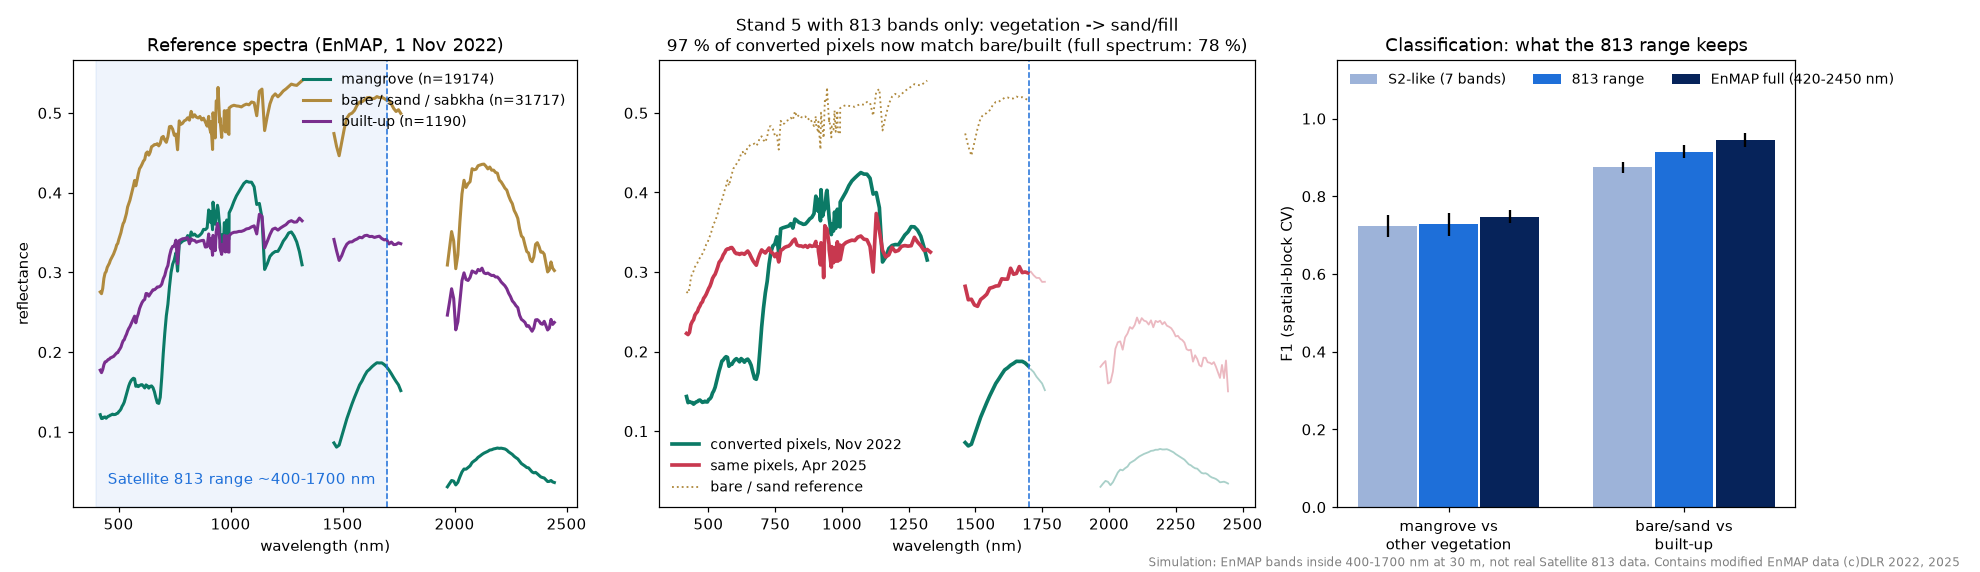

Here is the Python script that generated this plot:
"""Simulated Satellite 813: does our hyperspectral step still work with only the 813 spectral range?

Satellite 813 (planned, not available in the PoC): ~205 bands, ~400-1700 nm, ~5 nm sampling, 20 m. We simulate its SPECTRAL range by keeping
only the EnMAP bands inside 400-1700 nm (water-vapour window 1340-1460 nm removed, as for the full spectrum). What this is NOT:
  - not real 813 data (no 813 noise, calibration or band shapes);
  - not 813 spatial detail: the cube stays at EnMAP's 30 m (813 is 20 m), so the spatial side is conservative;
  - not finer spectral sampling: EnMAP samples ~6.5 nm (VNIR) / ~10 nm (SWIR), coarser than 813's ~5 nm.
Tests (same scenes, pixels and stand-5 groups as analysis/18):
  T1 monitor indices  : which bands the monitor needs, and whether they all sit inside the 813 range
  T2 fingerprint      : stand-5 converted vs persistent pixels, spectral-angle change 2022 -> 2025, and which reference class each pixel's 2025 spectrum is nearest to
  T3 area             : pixels that change from 'mangrove-like' (2022) to 'bare/built-like' (2025) by spectral-library matching, 813 range vs full spectrum
  T4 separability     : spatial-block-CV Random Forest F1, mangrove vs other vegetation AND bare (sand/sabkha) vs built-up, for S2-like bands / 813 range / full spectrum
Attribution: figures/tables derived from EnMAP must be marked "Contains modified EnMAP data (c)DLR 2022 / 2025".
Run from the repository root: python analysis/36_sat813_sim.py   -> analysis/36_sat813_sim.png, analysis/data/sat813_sim.json
"""
import json, numpy as np, rasterio
from rasterio.warp import reproject, Resampling
from rasterio.transform import Affine, rowcol
from sklearn.ensemble import RandomForestClassifier
from sklearn.model_selection import GroupKFold
from sklearn.metrics import f1_score
import matplotlib; matplotlib.use("Agg"); import matplotlib.pyplot as plt
import importlib.util
spec = importlib.util.spec_from_file_location("er", "analysis/17_enmap_reader.py"); er = importlib.util.module_from_spec(spec); spec.loader.exec_module(er)

R813 = (400, 1700)
rng = np.random.default_rng(9)
S = {}
for tag in ("e20221101", "e20250414"):
    sc = er.load_scene(tag); R = er.reflectance(sc); wl = sc["wl"]
    ok = er.good_band_mask(wl)
    S[tag] = dict(sc=sc, R=R, wl=wl, ok=ok, ok813=ok & (wl >= R813[0]) & (wl <= R813[1]), ind=er.indices(R, wl), frac=er.mangrove_fraction(sc), masks=er.stand_masks(sc))
    print(tag, "loaded:", ok.sum(), "usable bands,", S[tag]["ok813"].sum(), "inside 400-1700 nm", flush=True)
a, b = S["e20221101"], S["e20250414"]
OUT = {"bands_full": int(a["ok"].sum()), "bands_813": int(a["ok813"].sum())}

# ---------------- T1: does the monitor need anything outside 813's range? -----------------------------------------------------------------------
S2_RANGES = dict(B03=(543, 578), B04=(650, 680), B05=(698, 713), B08=(785, 900), B8A=(855, 875), B11=(1565, 1655), B12=(2100, 2280))
USED = {"NDVI": ("B08", "B04"), "NDRE (red edge)": ("B8A", "B05"), "NDMI (SWIR moisture)": ("B8A", "B11"), "MNDWI (wetness / tide)": ("B03", "B11")}
inside = {k: (lo >= R813[0] and hi <= R813[1]) for k, (lo, hi) in S2_RANGES.items()}
T1 = {idx: all(inside[bd] for bd in bands) for idx, bands in USED.items()}
OUT["T1_monitor_indices_inside_813"] = T1
OUT["T1_bands_outside_813"] = [k for k, v in inside.items() if not v]
print("\nT1 monitor indices inside 400-1700 nm:", T1, "| S2 bands outside:", OUT["T1_bands_outside_813"])

# ---------------- reference classes (WorldCover, pure pixels, 2022 grid) ------------------------------------------------------------------------
g = json.load(open("analysis/data/grid.json")); wc = np.load("analysis/data/worldcover_grid.npy"); src_tr = Affine(*g["transform"])
def class_frac(sc, classes):
    out = np.zeros((sc["H"], sc["W"]), "float32")
    reproject(np.isin(wc, classes).astype("float32"), out, src_transform=src_tr, src_crs=g["crs"], dst_transform=sc["transform"], dst_crs=sc["crs"], resampling=Resampling.average)
    return out
CLASSES = {"mangrove": [95], "other vegetation": [10, 20, 30, 40, 90], "bare / sand / sabkha": [60], "built-up": [50]}
R, wl = a["R"], a["wl"]
valid = np.isfinite(R[[int(np.argmin(abs(wl - x))) for x in (560, 665, 865, 1650)]]).all(axis=0)
CF = {k: class_frac(a["sc"], v) for k, v in CLASSES.items()}
PURE = {k: (cf >= 0.8) & valid for k, cf in CF.items()}
print("reference pixels:", {k: int(m.sum()) for k, m in PURE.items()})
REF = {k: np.nanmean(R[:, m], axis=1) for k, m in PURE.items()}           # reference spectra (2022 scene)


def sam(spec, ref, band_ok):
    """spectral angle (radians) between spectra [..., bands] and one reference spectrum, on the selected bands only."""
    x = spec[..., band_ok]; r = ref[band_ok]
    num = np.nansum(x * r, axis=-1); den = np.sqrt(np.nansum(x * x, axis=-1) * np.nansum(r * r)) + 1e-12
    return np.arccos(np.clip(num / den, -1, 1))


def nearest_class(spec, band_ok):
    names = list(REF); ang = np.stack([sam(spec, REF[k], band_ok) for k in names], -1)
    return np.array(names)[np.nanargmin(ang, axis=-1)]


# ---------------- T2 + T3: stand 5 two epochs ---------------------------------------------------------------------------------------------------
def to_grid(arr, src, dst):
    out = np.full((dst["sc"]["H"], dst["sc"]["W"]), np.nan, "float32")
    reproject(arr.astype("float32"), out, src_transform=src["sc"]["transform"], src_crs=src["sc"]["crs"], dst_transform=dst["sc"]["transform"], dst_crs=dst["sc"]["crs"],
              resampling=Resampling.nearest, src_nodata=np.nan, dst_nodata=np.nan)
    return out
m5 = a["masks"][5] & (a["frac"] >= 0.5)
v22 = a["ind"]["NDVI_s2"]; v25 = to_grid(b["ind"]["NDVI_s2"], b, a)
valid5 = m5 & np.isfinite(v22) & np.isfinite(v25)
converted = valid5 & (v22 >= 0.25) & (v25 < 0.15); persist = valid5 & (v22 >= 0.25) & (v25 >= 0.25)      # same groups as analysis/18


def spectra_2025(mask22):
    rr, cc = np.nonzero(mask22); xs, ys = rasterio.transform.xy(a["sc"]["transform"], rr, cc)
    r2, c2 = rowcol(b["sc"]["transform"], xs, ys); r2, c2 = np.array(r2), np.array(c2)
    okp = (r2 >= 0) & (r2 < b["sc"]["H"]) & (c2 >= 0) & (c2 < b["sc"]["W"])
    return R[:, rr[okp], cc[okp]].T, b["R"][:, r2[okp], c2[okp]].T          # [n, bands] 2022 and 2025


ok_full, ok_813 = a["ok"], a["ok813"]
T2 = {}
for gname, gm in (("converted", converted), ("persistent", persist)):
    s22, s25 = spectra_2025(gm)
    keep = np.isfinite(s22[:, ok_full]).mean(1) > .95
    keep &= np.isfinite(s25[:, ok_full]).mean(1) > .95
    s22, s25 = s22[keep], s25[keep]
    for bname, bo in (("full", ok_full), ("813", ok_813)):
        ang = np.array([sam(s25[i], s22[i], bo) for i in range(len(s22))])
        c25 = nearest_class(s25, bo); c22 = nearest_class(s22, bo)
        T2[f"{gname}_{bname}"] = dict(n=int(len(s22)), angle_change_deg=float(np.degrees(np.nanmedian(ang))),
                                      share_2022_mangrove=float(np.mean(c22 == "mangrove")),
                                      share_2025_bare_or_built=float(np.mean(np.isin(c25, ["bare / sand / sabkha", "built-up"]))))
    print(f"\nT2 stand 5, {gname} pixels (n={len(s22)}):")
    for bname in ("full", "813"):
        t = T2[f"{gname}_{bname}"]; print(f"   {bname:4s}: spectral-angle change median {t['angle_change_deg']:.1f} deg | 2022 nearest=mangrove {t['share_2022_mangrove']*100:.0f} % | 2025 nearest=bare/built {t['share_2025_bare_or_built']*100:.0f} %")
OUT["T2"] = T2

# T3: whole stand-5 outline, class change by spectral-library matching
rr, cc = np.nonzero(valid5); xs, ys = rasterio.transform.xy(a["sc"]["transform"], rr, cc)
r2, c2 = rowcol(b["sc"]["transform"], xs, ys); r2, c2 = np.array(r2), np.array(c2)
okp = (r2 >= 0) & (r2 < b["sc"]["H"]) & (c2 >= 0) & (c2 < b["sc"]["W"])
s22 = R[:, rr[okp], cc[okp]].T; s25 = b["R"][:, r2[okp], c2[okp]].T
keep = (np.isfinite(s22[:, ok_full]).mean(1) > .95) & (np.isfinite(s25[:, ok_full]).mean(1) > .95); s22, s25 = s22[keep], s25[keep]
T3 = {}
for bname, bo in (("full", ok_full), ("813", ok_813)):
    c22 = nearest_class(s22, bo); c25 = nearest_class(s25, bo)
    lost = (c22 == "mangrove") & np.isin(c25, ["bare / sand / sabkha", "built-up"])
    T3[bname] = dict(pixels=int(lost.sum()), ha=float(lost.sum() * 0.09)); T3[bname + "_labels"] = c25
agree = float(np.mean(T3["full_labels"] == T3["813_labels"]))
OUT["T3"] = {k: v for k, v in T3.items() if not k.endswith("_labels")}; OUT["T3"]["label_agreement_2025"] = agree
OUT["T3"]["ndvi_rule_converted_ha"] = float(converted.sum() * 0.09)
print(f"\nT3 stand 5 mangrove-like -> bare/built-like: full spectrum {T3['full']['ha']:.1f} ha | 813 range {T3['813']['ha']:.1f} ha | per-pixel 2025 label agreement {agree*100:.0f} % | (NDVI rule of analysis/18: {converted.sum()*0.09:.1f} ha)")

# ---------------- T4: separability (spatial-block CV) ---------------------------------------------------------------------------------------------
s2b = er.s2_like(R, wl)
def cv_f1(pos, neg, label):
    if pos.sum() < 100 or neg.sum() < 100: print(f"   {label}: too few pixels ({pos.sum()}, {neg.sum()})"); return None
    n = min(pos.sum(), neg.sum(), 2500); ip = rng.choice(np.flatnonzero(pos.ravel()), n, replace=False); ineg = rng.choice(np.flatnonzero(neg.ravel()), n, replace=False)
    idx = np.r_[ip, ineg]; y = np.r_[np.ones(n), np.zeros(n)]; rr, cc = np.divmod(idx, a["sc"]["W"]); gid = (rr // 25) * 1000 + (cc // 25)
    sets = {"S2-like (7 bands)": np.stack([v[rr, cc] for v in s2b.values()], 1),
            "S2-like inside 813 (6 bands, no B12)": np.stack([v[rr, cc] for k, v in s2b.items() if k != "B12"], 1),
            "813 range (EnMAP 400-1700 nm)": R[ok_813][:, rr, cc].T, "EnMAP full (420-2450 nm)": R[ok_full][:, rr, cc].T}
    rows_ok = np.ones(len(y), bool)
    for X in sets.values(): rows_ok &= np.isfinite(X).mean(1) >= 0.95
    res = {}
    for nm, X in sets.items():
        X = X[rows_ok]; X = np.where(np.isfinite(X), X, np.nanmedian(X, axis=0)[None, :]); yy, gg = y[rows_ok], gid[rows_ok]; f1 = []
        for trn, tst in GroupKFold(5).split(X, yy, gg):
            m = RandomForestClassifier(200, min_samples_leaf=3, n_jobs=-1, random_state=1).fit(X[trn], yy[trn]); f1.append(f1_score(yy[tst], m.predict(X[tst])))
        res[nm] = [float(np.mean(f1)), float(np.std(f1))]; print(f"   {label:34s} {nm:38s} F1 = {np.mean(f1):.3f} +/- {np.std(f1):.3f}")
    return dict(n=int(rows_ok.sum()), blocks=int(len(np.unique(gid[rows_ok]))), f1=res)
print("\nT4 spatial-block CV, Random Forest:")
OUT["T4_mangrove_vs_other_veg"] = cv_f1(PURE["mangrove"], PURE["other vegetation"], "mangrove vs other vegetation")
OUT["T4_bare_vs_built"] = cv_f1(PURE["bare / sand / sabkha"], PURE["built-up"], "bare/sand vs built-up")

json.dump(OUT, open("analysis/data/sat813_sim.json", "w"), indent=1)

# ---------------- figure ----------------------------------------------------------------------------------------------------------------------------
fig, ax = plt.subplots(1, 3, figsize=(18, 5.2), gridspec_kw=dict(width_ratios=[1.1, 1.3, 1]))
x = np.where(ok_full, wl, np.nan)
for nm, c in (("mangrove", "#0B7A66"), ("bare / sand / sabkha", "#B08A3E"), ("built-up", "#7A2E8E")):
    ax[0].plot(x, np.where(ok_full, REF[nm], np.nan), color=c, lw=2, label=f"{nm} (n={PURE[nm].sum()})")
ax[0].axvspan(400, 1700, color="#1E6FD9", alpha=.07); ax[0].axvline(1700, color="#1E6FD9", ls="--", lw=1)
ax[0].text(1050, 0.03, "Satellite 813 range ~400-1700 nm", ha="center", va="bottom", color="#1E6FD9", fontsize=10)
ax[0].set_title("Reference spectra (EnMAP, 1 Nov 2022)"); ax[0].set_xlabel("wavelength (nm)"); ax[0].set_ylabel("reflectance"); ax[0].legend(frameon=False, fontsize=9, loc="upper right")
cs22, cs25 = spectra_2025(converted)
for sp, c, lab in ((np.nanmean(cs22, 0), "#0B7A66", "converted pixels, Nov 2022"), (np.nanmean(cs25, 0), "#C8384F", "same pixels, Apr 2025")):
    ax[1].plot(np.where(ok_813, wl, np.nan), np.where(ok_813, sp, np.nan), color=c, lw=2.4, label=lab)
    ax[1].plot(np.where(ok_full & ~ok_813, wl, np.nan), np.where(ok_full & ~ok_813, sp, np.nan), color=c, lw=1.2, alpha=.35)
ax[1].plot(np.where(ok_813, wl, np.nan), np.where(ok_813, REF["bare / sand / sabkha"], np.nan), color="#B08A3E", lw=1.2, ls=":", label="bare / sand reference")
ax[1].axvline(1700, color="#1E6FD9", ls="--", lw=1); ax[1].set_xlabel("wavelength (nm)")
t = T2["converted_813"]
ax[1].set_title(f"Stand 5 with 813 bands only: vegetation -> sand/fill\n{t['share_2025_bare_or_built']*100:.0f} % of converted pixels now match bare/built (full spectrum: {T2['converted_full']['share_2025_bare_or_built']*100:.0f} %)", fontsize=11)
ax[1].legend(frameon=False, fontsize=9)
labels, groups = [], []
for key, ttl in (("T4_mangrove_vs_other_veg", "mangrove vs\nother vegetation"), ("T4_bare_vs_built", "bare/sand vs\nbuilt-up")):
    if OUT.get(key): labels.append(ttl); groups.append(OUT[key]["f1"])
names = ["S2-like (7 bands)", "813 range (EnMAP 400-1700 nm)", "EnMAP full (420-2450 nm)"]; cols = ["#9DB3D9", "#1E6FD9", "#06235A"]
for j, (nm, c) in enumerate(zip(names, cols)):
    vals = [g_[nm][0] for g_ in groups]; errs = [g_[nm][1] for g_ in groups]
    ax[2].bar(np.arange(len(groups)) + (j - 1) * .26, vals, .25, yerr=errs, color=c, label=nm.replace(" (EnMAP 400-1700 nm)", ""))
ax[2].set_xticks(range(len(groups))); ax[2].set_xticklabels(labels); ax[2].set_ylim(0, 1.15); ax[2].set_ylabel("F1 (spatial-block CV)"); ax[2].legend(frameon=False, fontsize=9, loc="upper left", ncol=3)
ax[2].set_title("Classification: what the 813 range keeps")
fig.text(.99, .01, "Simulation: EnMAP bands inside 400-1700 nm at 30 m, not real Satellite 813 data. Contains modified EnMAP data (c)DLR 2022, 2025", ha="right", fontsize=8, color="gray")
plt.tight_layout(); plt.savefig("analysis/36_sat813_sim.png", dpi=110); plt.close()
print("\nsaved analysis/36_sat813_sim.png, analysis/data/sat813_sim.json")
